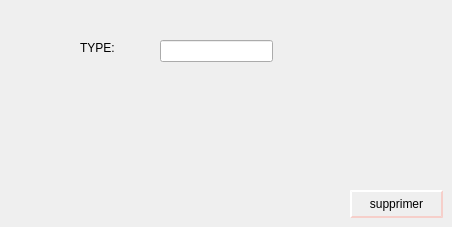
      <widget class="QWidget" name="tab_9">
       <attribute name="title">
        <string>supprimer</string>
       </attribute>
       <widget class="QLabel" name="label_21">
        <property name="geometry">
         <rect>
          <x>80</x>
          <y>40</y>
          <width>56</width>
          <height>16</height>
         </rect>
        </property>
        <property name="text">
         <string>TYPE:</string>
        </property>
       </widget>
       <widget class="QLineEdit" name="lineEdit_mt">
        <property name="geometry">
         <rect>
          <x>160</x>
          <y>40</y>
          <width>113</width>
          <height>22</height>
         </rect>
        </property>
       </widget>
       <widget class="QPushButton" name="pushButton_supprimer_2">
        <property name="geometry">
         <rect>
          <x>350</x>
          <y>190</y>
          <width>93</width>
          <height>28</height>
         </rect>
        </property>
        <property name="styleSheet">
         <string notr="true">QPushButton {
color: #FFFFF;
border: 2px solid #F6CFCA;
border-radius: 20px;
border-style: outset;
background: qradialgradient(
cx: 0.3, cy: -0.4, fx: 0.3, fy: -0.4,
radius: 1.35, stop: 0 #fff, stop: 1 #fff
);
padding: 0.3rem 0.2rem;
}

QPushButton:hover {
background: qradialgradient(
cx: 0.3, cy: -0.4, fx: 0.3, fy: -0.4,
radius: 1.35, stop: 0 #fff, stop: 1 #bbb
);
 
    background-color:#FE7F9C	;
    border-radius: 15px;
}</string>
        </property>
        <property name="text">
         <string>supprimer</string>
        </property>
       </widget>
      </widget>
